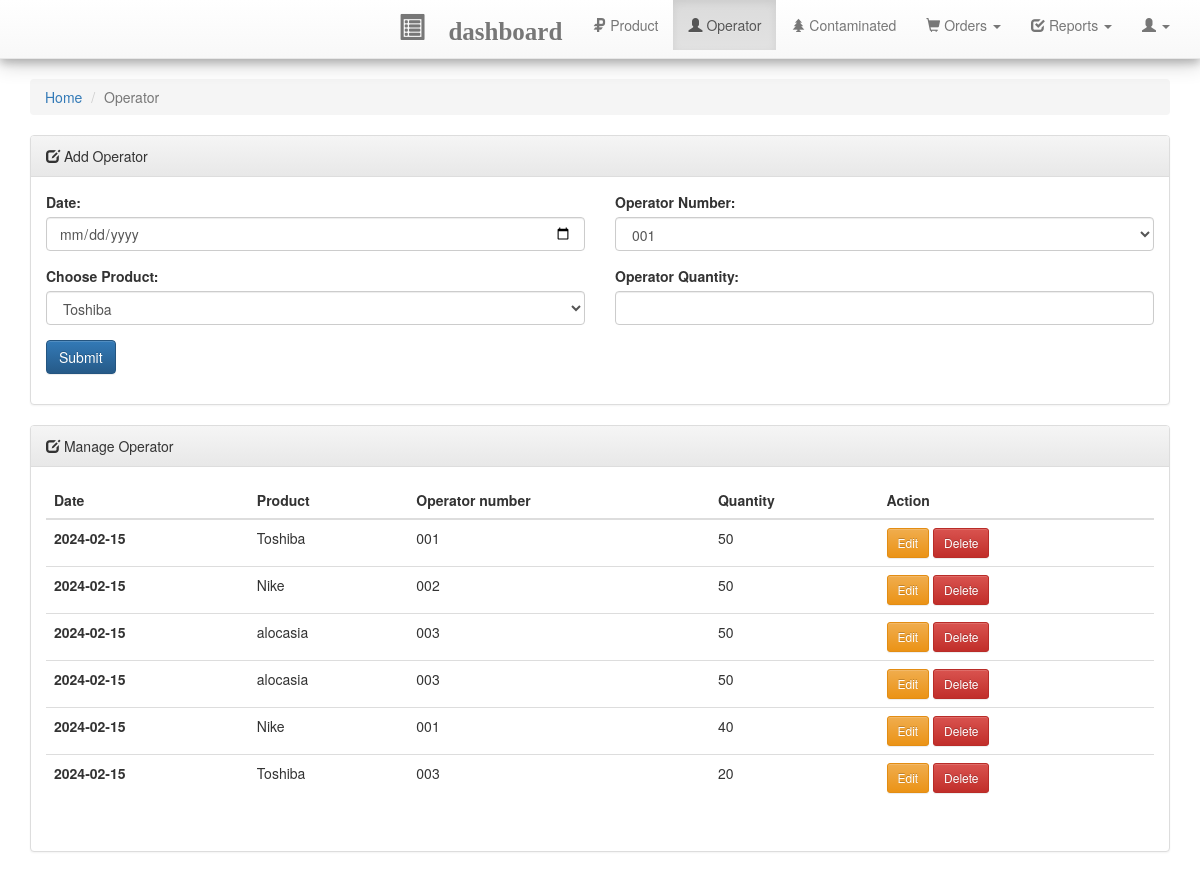
Screenshot of /operator.php (signed in) with the database file from the repository.
### tables this page shows
CREATE TABLE `operators` (
  `operator_id` int(11) NOT NULL,
  `operator_date` date NOT NULL,
  `operator_number` varchar(200) NOT NULL,
  `product_name` varchar(200) NOT NULL,
  `operator_quantity` int(255) NOT NULL
);

### operator.php (the view, shortened to what this page needs)
<?php require_once 'includes/header.php'; ?>
<div class="row">
	<div class="col-md-12">
		<ol class="breadcrumb">
		  <li><a href="dashboard.php">Home</a></li>
		  <li class="active">Operator</li>
		</ol>
		<div class="panel panel-default">
			<div class="panel-heading">
				<div class="page-heading"> <i class="glyphicon glyphicon-edit"></i> Add Operator</div>
			</div>
			<div class="panel-body">
				<div>
					<form method="post" action="php_action/createOperator.php">
						<div class="row d-flex align-items-center justify-content-center">
							<div class="col-sm-6 form-group">
								<label for="date">Date:</label>
								<input class="form-control" type="date" id="date" name="operator_date" required>
							</div>
							<div class="col-sm-6 form-group">
								<label for="operaterNum">Operator Number:</label>
								<select class="form-control" name="operator_number" id="operaterNum">
									<option value="001">001</option>
								</select>
							</div>
							<div class="col-sm-6 form-group">
								<label for="product">Choose Product:</label>
								<select class="form-control" name="product_name" id="product" required>
									<?php
									$conn = new mysqli($servername, $username, $password, $dbname);
									$sql = "SELECT * FROM product WHERE status = 1 AND active = 1 AND quantity>0";
									$result = $conn->query($sql);
									if ($result->num_rows > 0) {
									    while ($row = $result->fetch_assoc()) {
									        echo '<option value="' . $row["product_name"] . '">' . $row["product_name"] . '</option>';
									    }
									} else {
									    echo '<option value="">No products found</option>';
									}
									?>
								</select>
							</div>
							<div class="col-sm-6 form-group">
								<label for="operator_quantity">Operator Quantity:</label>
								<input class="form-control" type="number" name="operator_quantity" required>
							</div>
							<div class="col-sm-6 mt-2 form-group d-flex align-items-center justify-content-end">
								<button class="btn btn-md btn-primary btn-outline-success" type="sucess">Submit</button>
							</div>
						</div>
					</form>
				</div>
			</div>
		</div>
		<div class="panel panel-default">
			<div class="panel-heading">
				<div class="page-heading"> <i class="glyphicon glyphicon-edit"></i> Manage Operator</div>
			</div>
			<div class="panel-body">
				<div>
					<div class="row d-flex align-items-center justify-content-center">
						<div class="col-sm-12 form-group">
							<table class="table">
							  <thead>
							    <tr>
							      <th scope="col">Date</th>
							      <th scope="col">Product</th>
							      <th scope="col">Operator number</th>
							      <th scope="col">Quantity</th>
							      <th scope="col">Action</th>
							    </tr>
							  </thead>
							  <tbody>
									<?php
									$sqlOper = "SELECT * FROM operators WHERE operator_quantity";
									$resultOper = $connect->query($sqlOper);
									if ($resultOper->num_rows > 0) {
									    while ($rowOper = $resultOper->fetch_assoc()) {
									    	echo'<tr>';
											echo'<th scope="row">'. $rowOper["operator_date"] .'</th>';
										      echo'<td>'. $rowOper["product_name"] .'</td>';
										      echo'<td>'. $rowOper["operator_number"] .'</td>';
										      echo'<td>'. $rowOper["operator_quantity"] .'</td>';
										      echo'<td>
								      			<a class="btn btn-sm btn-warning" href="editOperator.php?id='. $rowOper["operator_id"] .'">Edit</a>
								      			<a class="btn btn-sm btn-danger" href="php_action/deleteOperator.php?id='. $rowOper["operator_id"] .'">Delete</a>
										      </td>';
									    	echo'</tr>';
							    }
									} else {
									    echo '';
									}
									?>
								</tbody>
							</table>
						</div>
					</div>
				</div>
			</div>
		</div>
	</div>
</div>
<?php require_once 'includes/footer.php'; ?>

### rows the page displays
operators: operator_date "2024-02-15", product_name "Toshiba", operator_number "001", operator_quantity "50"
operators: operator_date "2024-02-15", product_name "Nike", operator_number "002", operator_quantity "50"
operators: operator_date "2024-02-15", product_name "alocasia", operator_number "003", operator_quantity "50"
operators: operator_date "2024-02-15", product_name "alocasia", operator_number "003", operator_quantity "50"
operators: operator_date "2024-02-15", product_name "Nike", operator_number "001", operator_quantity "40"
operators: operator_date "2024-02-15", product_name "Toshiba", operator_number "003", operator_quantity "20"

### other values shown
form field product_name "Toshiba"
